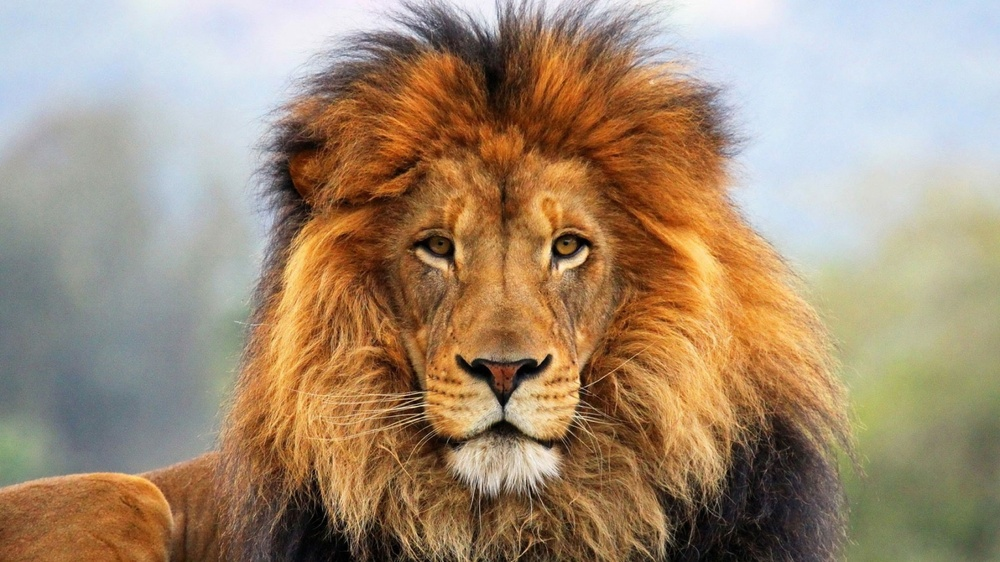
#> input picture img/leao.jpg, 1000 x 562 px, shrunk from 1920 x 1080 before the run; its folder holds only this picture in this run
$ python index.py
#> lines starting #> are read from the running program, lines starting #| are printed output that depends on the picture

import cv2 # Biblioteca de manipulação de imagens de forma mais eficiente
import os

def transformar_desenho(arquivo, qtde_filtro):# Função que irá transformar todas as imagens contidas na pasta img em desenho ,recebendo como parametro o arquivo e a qauntidade de filtro

#> called with arquivo = 'leao.jpg', qtde_filtro = 55
    imagem = cv2.imread(f"img/{arquivo}")# Variavel para a imagem , logo depois  ler essa imagem especificando o local
#> imagem is the input picture: shape (562, 1000, 3); mean B, G, R 116.3, 140.4, 162.5
    imagem_pb = cv2.cvtColor(imagem, cv2.COLOR_BGR2GRAY)# Variavel da imagem em preto em branco, cvtColor é uma função de conversão as cores de uma imagem
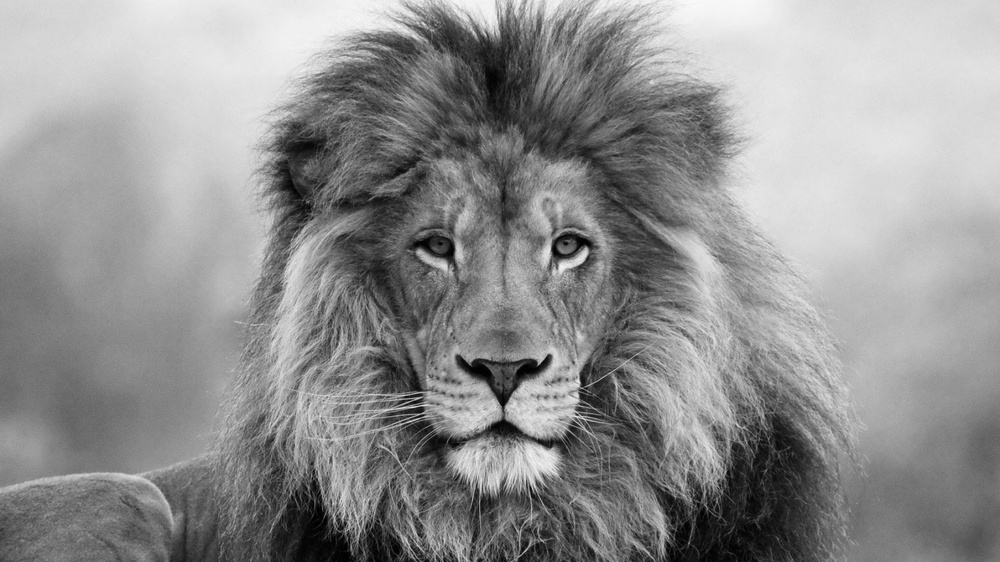
#> imagem_pb: shape (562, 1000); min 0, max 253, mean 144.3
    imagem_invertida = cv2.bitwise_not(imagem_pb)#Inverter as cores da imagem
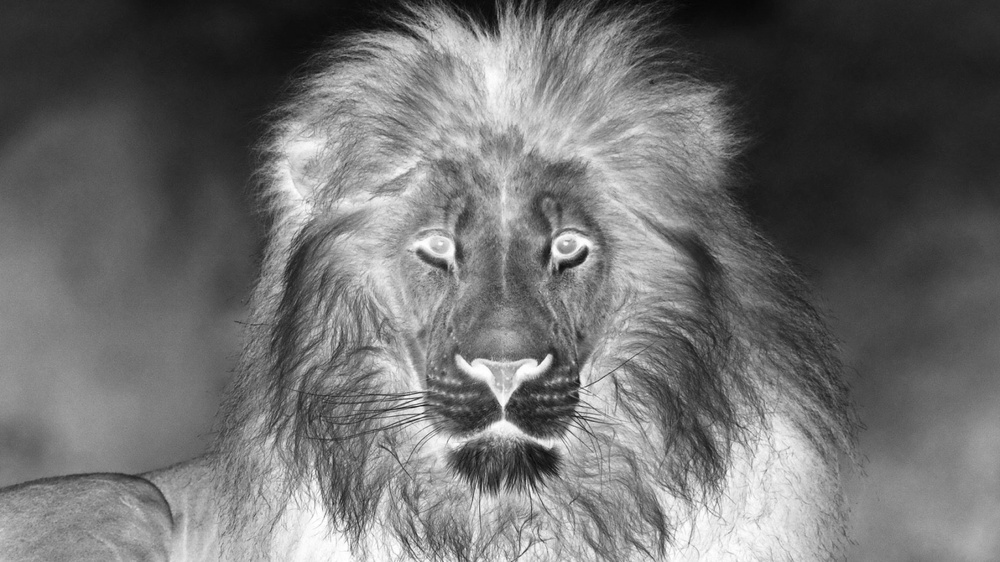
#> imagem_invertida: shape (562, 1000); min 2, max 255, mean 110.7
    imagem_blur = cv2.GaussianBlur(imagem_invertida, (qtde_filtro, qtde_filtro), 0)# aplicar a variavel da imagem,dupla com a quantidade de filto largura e altura,
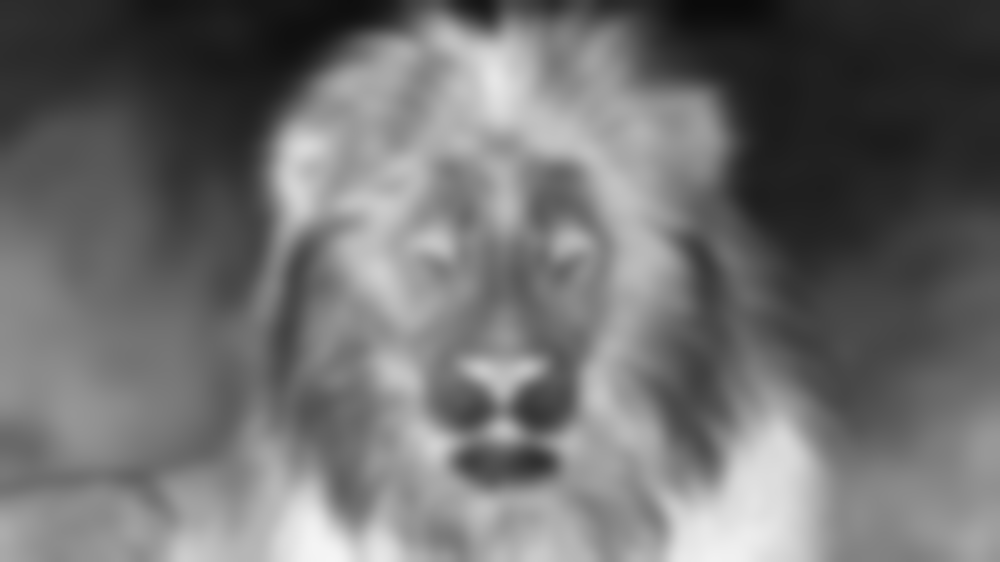
#> imagem_blur: shape (562, 1000); min 10, max 245, mean 110.7
    #somente com números positivos e ímpares(Kernel_size) e a Sigma X, que é um desvio padrão
    imagem_blur_invertida = cv2.bitwise_not(imagem_blur)#Inverter a imagem blur
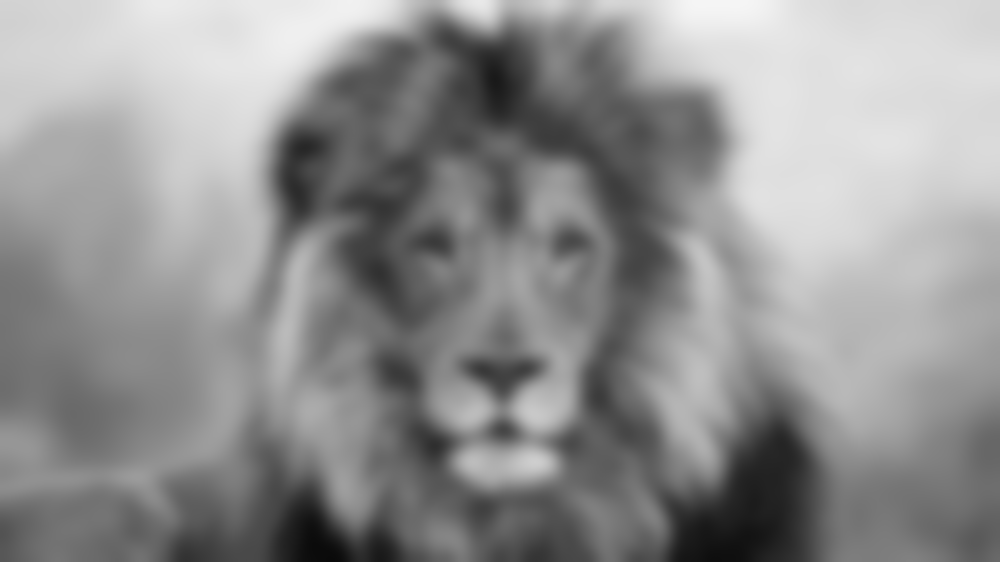
#> imagem_blur_invertida: shape (562, 1000); min 10, max 245, mean 144.3
    imagem_desenho = cv2.divide(imagem_pb, imagem_blur_invertida, scale=256.0)#Dividir a imagem preto e branco pela blur invertida,
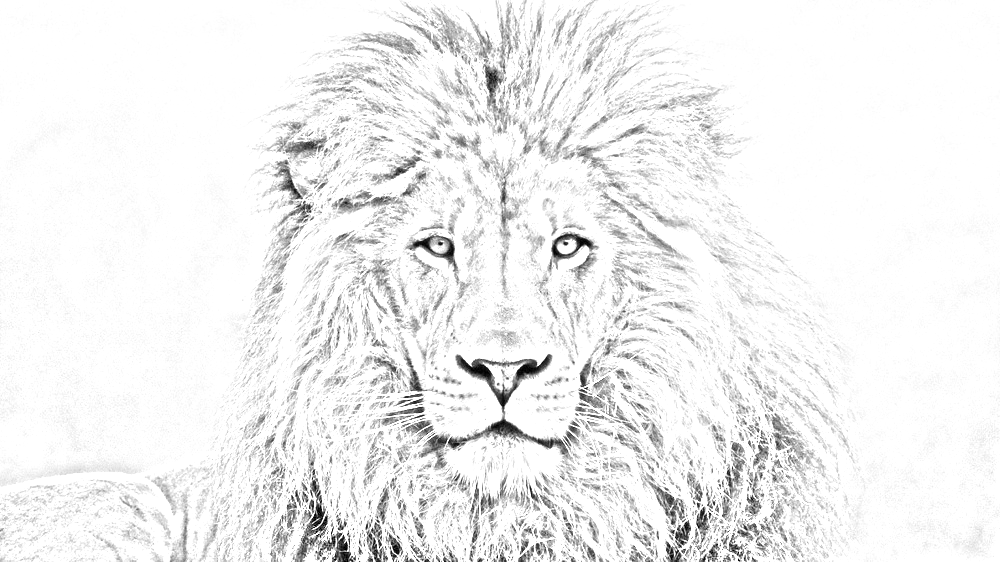
#> imagem_desenho: shape (562, 1000); min 0, max 255, mean 240.6

    cv2.imwrite(f"img_tratado/{arquivo}", imagem_desenho)#Salvar a imagem na pasta

lista_arquivos = os.listdir("img")#listando os arquivos para transformar todos eles

for arquivo in lista_arquivos:
    transformar_desenho(arquivo, 55)

$ run again, on img/panda.jpg
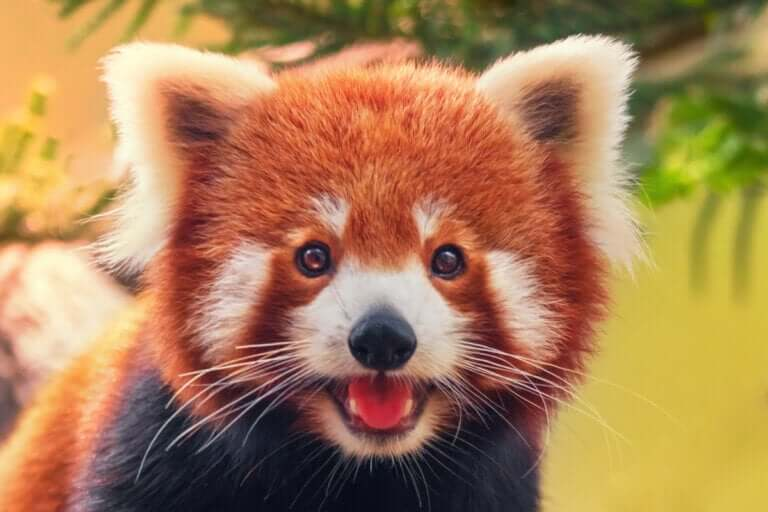
#> input picture img/panda.jpg, 768 x 512 px
#> in transformar_desenho, imagem is the input picture: shape (512, 768, 3); mean B, G, R 85.9, 128.2, 169.6
#> in transformar_desenho, `imagem_blur_invertida = cv2.bitwise_not(imagem_blur)#Inverter a imagem..`:
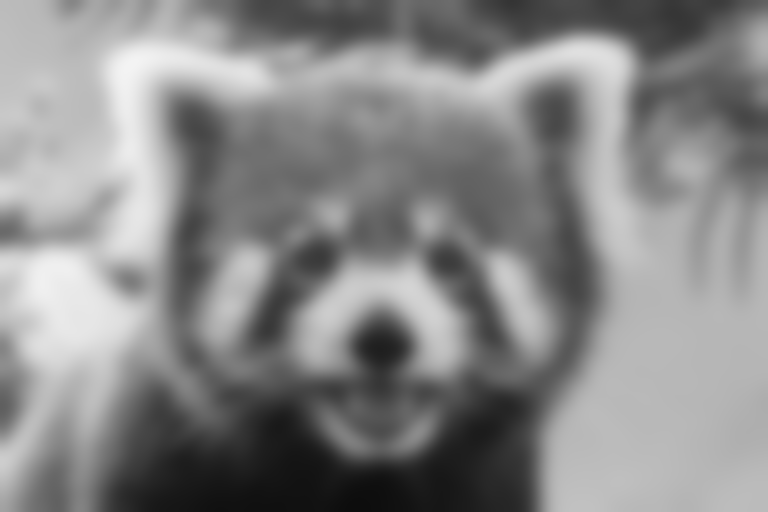
#> imagem_blur_invertida: shape (512, 768); min 13, max 243, mean 135.7
#> in transformar_desenho, `imagem_desenho = cv2.divide(imagem_pb, imagem_blur_invertida, scale=25..`:
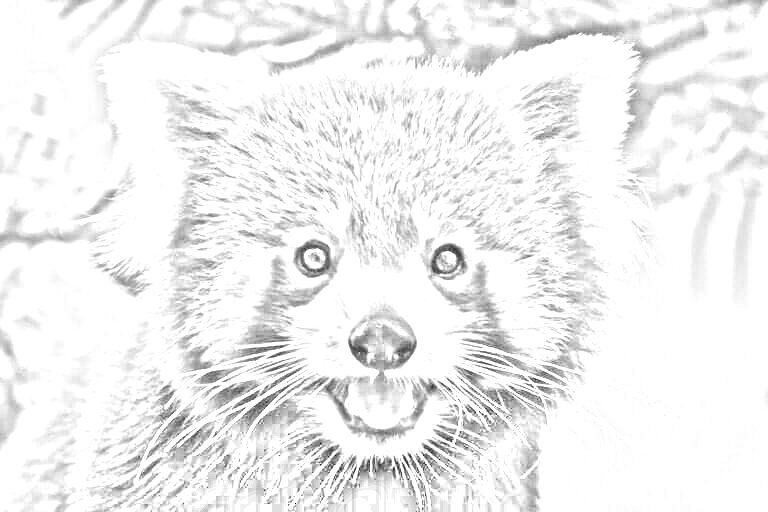
#> imagem_desenho: shape (512, 768); min 15, max 255, mean 240.4
